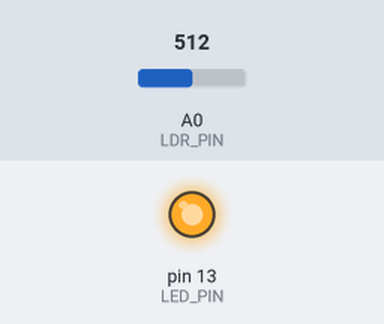
The sketch below on a simulated Arduino Uno, built with avr-gcc and run on an emulated ATmega328P. On the bench: output pins drawn as LEDs (lit = HIGH). The test bench sets the inputs (shaded band); at power-on: A0 (LDR_PIN) = 512. What the sketch prints to the serial monitor is not drawn.

Above: at 1.6 s.
1.7 s: A0 (LDR_PIN) set to 588
3.6 s: A0 (LDR_PIN) set to 617
At 5.1 s:
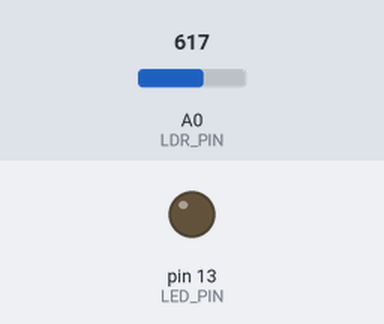
5.5 s: A0 (LDR_PIN) set to 590
At 6.3 s:
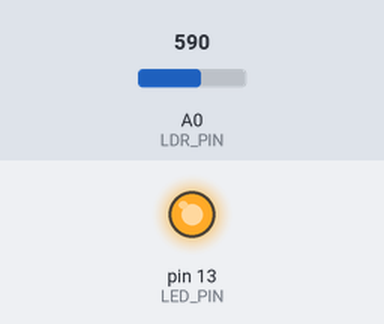
7.1 s: A0 (LDR_PIN) set to 610
At 7.6 s:
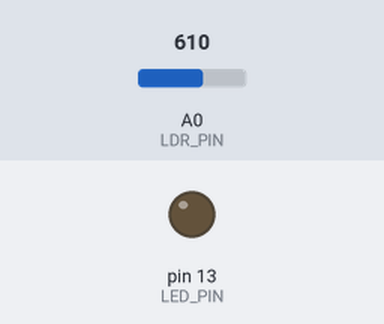
Timing chart, 0 to 9.7 s (numbered marks = the images above; inputs shaded):
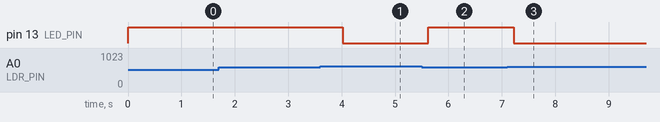

The sketch:

automatic_light_control.ino
```cpp
// Automatic LED Control using LDR (Photoresistor)


const int LDR_PIN = A0;
const int LED_PIN = 13;

int threshold = 600;

void setup() {
  pinMode(LED_PIN, OUTPUT);
  digitalWrite(LED_PIN, LOW);   // LED OFF at start
  Serial.begin(9600);
  Serial.println("Automatic Light System (LED version) Started!");
}

void loop() {
  int ldrValue = analogRead(LDR_PIN);

  Serial.print("LDR Value: ");
  Serial.print(ldrValue);

  if (ldrValue < threshold) {
    digitalWrite(LED_PIN, HIGH);   // Dark → LED ON
    Serial.println("  → DARK → LED ON");
  } else {
    digitalWrite(LED_PIN, LOW);    // Bright → LED OFF
    Serial.println("  → BRIGHT → LED OFF");
  }

  delay(800);   // Check every 0.8 second
}
```

Measured:
- the behaviour switches between 599 and 600 on A0 (LDR_PIN) (found by bisection; images 0 and 1)
- after the input at 1.7 s, every drawn part: stays the same
- after the input at 3.6 s, pin 13 (LED_PIN): HIGH → LOW after 0.42 s
- after the input at 5.5 s, pin 13 (LED_PIN): LOW → HIGH after 0.12 s
- after the input at 7.1 s, pin 13 (LED_PIN): HIGH → LOW after 0.12 s
